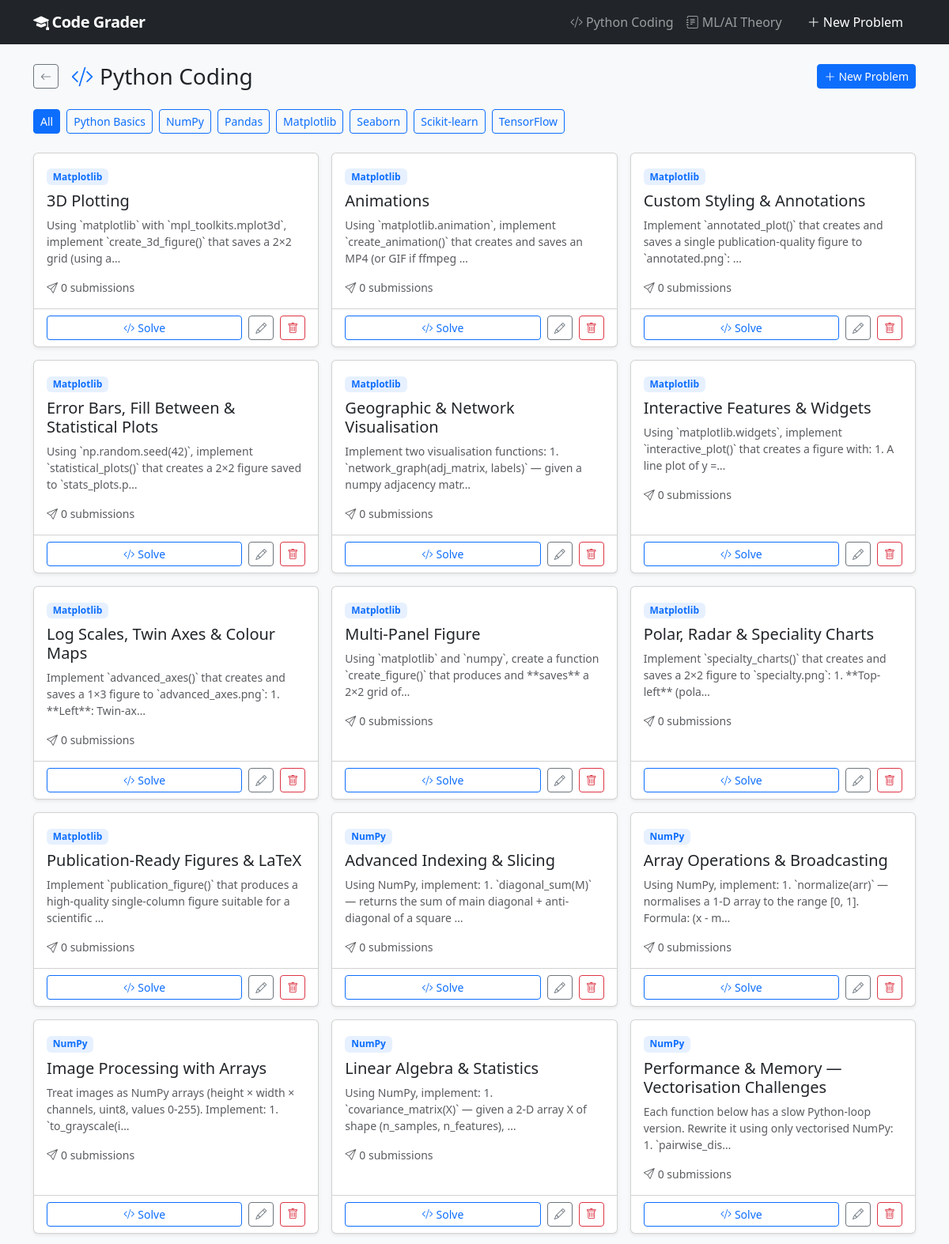
Screenshot of /coding/ (upper part) with the database file from the repository.
### grader/models.py (models this page shows, shortened)
class Problem(models.Model):
    class Category(models.TextChoices):
        CODING = "coding", "Python Coding"
        THEORY = "theory", "ML/AI Theory"
    title = models.CharField(max_length=200)
    description = models.TextField(help_text="Full problem description shown to students.")
    grading_criteria = models.TextField(
        help_text="Criteria Claude will use to evaluate submissions."
    )
    example_input = models.TextField(blank=True)
    example_output = models.TextField(blank=True)
    category = models.CharField(
        max_length=20,
        choices=Category.choices,
        default=Category.CODING,
        db_index=True,
    )
    subject_area = models.CharField(
        max_length=50,
        choices=ALL_SUBJECT_AREAS,
        default="python_basics",
        db_index=True,
    )
    created_at = models.DateTimeField(auto_now_add=True)
    updated_at = models.DateTimeField(auto_now=True)
    class Meta:
        ordering = ["subject_area", "title"]
    @property
    def subject_label(self):
        return dict(ALL_SUBJECT_AREAS).get(self.subject_area, self.subject_area)

### grader/views.py (the view)
# urls.py: path("coding/", views.coding_list, name="coding_list"),
def coding_list(request, subject=None):
    qs = Problem.objects.filter(category="coding")
    active_subject = subject
    if subject:
        qs = qs.filter(subject_area=subject)
    return render(request, "grader/problem_list.html", {
        "problems": qs,
        "category": "coding",
        "category_label": "Python Coding",
        "subjects": CODING_SUBJECT_AREAS,
        "active_subject": active_subject,
        "accent": "primary",
        "icon": "bi-code-slash",
        "back_url": "coding_list",
    })

### templates/grader/problem_list.html (shortened to what this page needs)
{% extends "base.html" %}
{% block content %}
<div class="d-flex align-items-center mb-4 gap-3 flex-wrap">
  <a href="{% url 'home' %}" class="btn btn-sm btn-outline-secondary">
    <i class="bi bi-arrow-left"></i>
  </a>
  <h1 class="h3 mb-0 flex-grow-1">
    <i class="bi {{ icon }} me-2 text-{{ accent }}"></i>{{ category_label }}
  </h1>
  <a href="{% url 'problem_create' %}" class="btn btn-sm btn-{{ accent }}">
    <i class="bi bi-plus-lg me-1"></i>New Problem
  </a>
</div>
<div class="mb-4">
  <div class="d-flex flex-wrap gap-2">
    <a href="{% if category == 'coding' %}{% url 'coding_list' %}{% else %}{% url 'theory_list' %}{% endif %}"
       class="btn btn-sm {% if not active_subject %}btn-{{ accent }}{% else %}btn-outline-{{ accent }}{% endif %}">
      All
    </a>
    {% for s, label in subjects %}
    <a href="{% if category == 'coding' %}{% url 'coding_list_subject' s %}{% else %}{% url 'theory_list_subject' s %}{% endif %}"
       class="btn btn-sm {% if active_subject == s %}btn-{{ accent }}{% else %}btn-outline-{{ accent }}{% endif %}">
      {{ label }}
    </a>
    {% endfor %}
  </div>
</div>
{% if problems %}
<div class="row g-3">
  {% for problem in problems %}
  <div class="col-md-6 col-lg-4">
    <div class="card h-100 shadow-sm">
      <div class="card-body">
        <div class="mb-2">
          <span class="badge bg-{{ accent }} bg-opacity-10 text-{{ accent }} small">
            {{ problem.subject_label }}
          </span>
        </div>
        <h5 class="card-title">
          {{ problem.title|cut:"[Python Basics] "|cut:"[NumPy] "|cut:"[Pandas] "|cut:"[Matplotlib] "|cut:"[Seaborn] "|cut:"[Scikit-learn] "|cut:"[TensorFlow] "|cut:"[Regression] "|cut:"[Trees & Forests] "|cut:"[Classification] "|cut:"[Neural Networks] "|cut:"[Generative AI] " }}
        </h5>
        <p class="card-text text-muted small">
          {{ problem.description|truncatechars:110 }}
        </p>
        <div class="d-flex gap-2 text-muted small mt-2">
          <span><i class="bi bi-send me-1"></i>{{ problem.submissions.count }} submission{{ problem.submissions.count|pluralize }}</span>
        </div>
      </div>
      <div class="card-footer bg-transparent d-flex gap-2">
        <a href="{% url 'problem_detail' problem.pk %}" class="btn btn-sm btn-outline-{{ accent }} flex-grow-1">
          {% if category == 'theory' %}<i class="bi bi-pencil-square me-1"></i>Answer
          {% else %}<i class="bi bi-code-slash me-1"></i>Solve
          {% endif %}
        </a>
        <a href="{% url 'problem_edit' problem.pk %}" class="btn btn-sm btn-outline-secondary">
          <i class="bi bi-pencil"></i>
        </a>
        <a href="{% url 'problem_delete' problem.pk %}" class="btn btn-sm btn-outline-danger">
          <i class="bi bi-trash"></i>
        </a>
      </div>
    </div>
  </div>
  {% endfor %}
</div>
{% endif %}
{% endblock %}

### templates/base.html (style rules this page uses)
body { background-color: #f8f9fa; }

### rows the page displays
Problem: subject_label "Matplotlib", title "3D Plotting", description "Using `matplotlib` with `mpl_toolkits.mplot3d`, implement `create_3d_figure()` that saves a 2×2 grid (using a…", submissions.count "0"
Problem: subject_label "Matplotlib", title "Animations", description "Using `matplotlib.animation`, implement `create_animation()` that creates and saves an MP4 (or GIF if ffmpeg …", submissions.count "0"
Problem: subject_label "Matplotlib", title "Custom Styling & Annotations", description "Implement `annotated_plot()` that creates and saves a single publication-quality figure to `annotated.png`: …", submissions.count "0"
Problem: subject_label "Matplotlib", title "Error Bars, Fill Between & Statistical Plots", description "Using `np.random.seed(42)`, implement `statistical_plots()` that creates a 2×2 figure saved to `stats_plots.p…", submissions.count "0"
Problem: subject_label "Matplotlib", title "Geographic & Network Visualisation", description "Implement two visualisation functions: 1. `network_graph(adj_matrix, labels)` — given a numpy adjacency matr…", submissions.count "0"
Problem: subject_label "Matplotlib", title "Interactive Features & Widgets", description "Using `matplotlib.widgets`, implement `interactive_plot()` that creates a figure with: 1. A line plot of y =…", submissions.count "0"
Problem: subject_label "Matplotlib", title "Log Scales, Twin Axes & Colour Maps", description "Implement `advanced_axes()` that creates and saves a 1×3 figure to `advanced_axes.png`: 1. **Left**: Twin-ax…", submissions.count "0"
Problem: subject_label "Matplotlib", title "Multi-Panel Figure", description "Using `matplotlib` and `numpy`, create a function `create_figure()` that produces and **saves** a 2×2 grid of…", submissions.count "0"
Problem: subject_label "Matplotlib", title "Polar, Radar & Speciality Charts", description "Implement `specialty_charts()` that creates and saves a 2×2 figure to `specialty.png`: 1. **Top-left** (pola…", submissions.count "0"
Problem: subject_label "Matplotlib", title "Publication-Ready Figures & LaTeX", description "Implement `publication_figure()` that produces a high-quality single-column figure suitable for a scientific …", submissions.count "0"
Problem: subject_label "NumPy", title "Advanced Indexing & Slicing", description "Using NumPy, implement: 1. `diagonal_sum(M)` — returns the sum of main diagonal + anti-diagonal of a square …", submissions.count "0"
Problem: subject_label "NumPy", title "Array Operations & Broadcasting", description "Using NumPy, implement: 1. `normalize(arr)` — normalises a 1-D array to the range [0, 1]. Formula: (x - m…", submissions.count "0"
Problem: subject_label "NumPy", title "Image Processing with Arrays", description "Treat images as NumPy arrays (height × width × channels, uint8, values 0-255). Implement: 1. `to_grayscale(i…", submissions.count "0"
Problem: subject_label "NumPy", title "Linear Algebra & Statistics", description "Using NumPy, implement: 1. `covariance_matrix(X)` — given a 2-D array X of shape (n_samples, n_features), …", submissions.count "0"
Problem: subject_label "NumPy", title "Performance & Memory — Vectorisation Challenges", description "Each function below has a slow Python-loop version. Rewrite it using only vectorised NumPy: 1. `pairwise_dis…", submissions.count "0"

### other values shown
{{ category_label }} "Python Coding"
{{ label }} "Python Basics" "NumPy" "Pandas" "Matplotlib" "Seaborn" "Scikit-learn" "TensorFlow"
